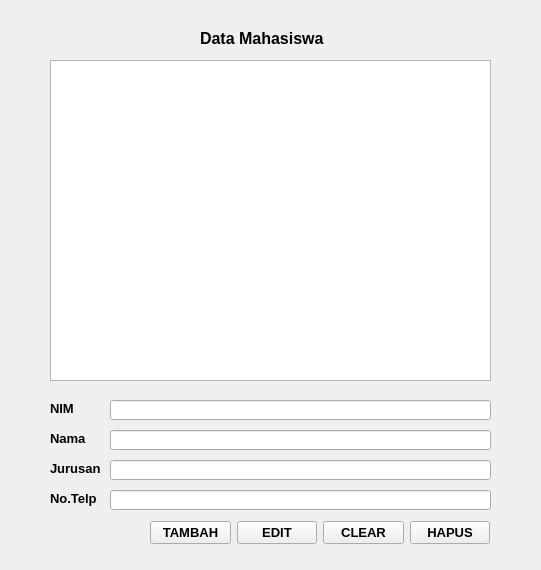
<?xml version="1.0" encoding="UTF-8"?>
<ui version="4.0">
 <class>Form</class>
 <widget class="QWidget" name="Form">
  <property name="geometry">
   <rect>
    <x>0</x>
    <y>0</y>
    <width>541</width>
    <height>570</height>
   </rect>
  </property>
  <property name="windowTitle">
   <string>Form</string>
  </property>
  <widget class="QLabel" name="DataMahasiswa">
   <property name="geometry">
    <rect>
     <x>200</x>
     <y>30</y>
     <width>141</width>
     <height>16</height>
    </rect>
   </property>
   <property name="font">
    <font>
     <pointsize>12</pointsize>
     <weight>75</weight>
     <bold>true</bold>
    </font>
   </property>
   <property name="text">
    <string>Data Mahasiswa</string>
   </property>
  </widget>
  <widget class="QListWidget" name="listWidget">
   <property name="geometry">
    <rect>
     <x>50</x>
     <y>60</y>
     <width>441</width>
     <height>321</height>
    </rect>
   </property>
  </widget>
  <widget class="QLabel" name="NIM">
   <property name="geometry">
    <rect>
     <x>50</x>
     <y>400</y>
     <width>31</width>
     <height>16</height>
    </rect>
   </property>
   <property name="font">
    <font>
     <pointsize>10</pointsize>
     <weight>75</weight>
     <bold>true</bold>
    </font>
   </property>
   <property name="text">
    <string>NIM</string>
   </property>
  </widget>
  <widget class="QLabel" name="Nama">
   <property name="geometry">
    <rect>
     <x>50</x>
     <y>430</y>
     <width>51</width>
     <height>16</height>
    </rect>
   </property>
   <property name="font">
    <font>
     <pointsize>10</pointsize>
     <weight>75</weight>
     <bold>true</bold>
    </font>
   </property>
   <property name="text">
    <string>Nama</string>
   </property>
  </widget>
  <widget class="QLabel" name="Jurusan">
   <property name="geometry">
    <rect>
     <x>50</x>
     <y>460</y>
     <width>51</width>
     <height>16</height>
    </rect>
   </property>
   <property name="font">
    <font>
     <pointsize>10</pointsize>
     <weight>75</weight>
     <bold>true</bold>
    </font>
   </property>
   <property name="text">
    <string>Jurusan</string>
   </property>
  </widget>
  <widget class="QLabel" name="NoTelp">
   <property name="geometry">
    <rect>
     <x>50</x>
     <y>490</y>
     <width>51</width>
     <height>16</height>
    </rect>
   </property>
   <property name="font">
    <font>
     <pointsize>10</pointsize>
     <weight>75</weight>
     <bold>true</bold>
    </font>
   </property>
   <property name="text">
    <string>No.Telp</string>
   </property>
  </widget>
  <widget class="QLineEdit" name="lineEdit_3">
   <property name="geometry">
    <rect>
     <x>110</x>
     <y>460</y>
     <width>381</width>
     <height>20</height>
    </rect>
   </property>
  </widget>
  <widget class="QLineEdit" name="lineEdit_4">
   <property name="geometry">
    <rect>
     <x>110</x>
     <y>490</y>
     <width>381</width>
     <height>20</height>
    </rect>
   </property>
  </widget>
  <widget class="QLineEdit" name="lineEdit">
   <property name="geometry">
    <rect>
     <x>110</x>
     <y>400</y>
     <width>381</width>
     <height>20</height>
    </rect>
   </property>
  </widget>
  <widget class="QLineEdit" name="lineEdit_2">
   <property name="geometry">
    <rect>
     <x>110</x>
     <y>430</y>
     <width>381</width>
     <height>20</height>
    </rect>
   </property>
  </widget>
  <widget class="QWidget" name="">
   <property name="geometry">
    <rect>
     <x>150</x>
     <y>520</y>
     <width>340</width>
     <height>26</height>
    </rect>
   </property>
   <layout class="QHBoxLayout" name="horizontalLayout">
    <item>
     <widget class="QPushButton" name="Tambah">
      <property name="font">
       <font>
        <pointsize>10</pointsize>
        <weight>75</weight>
        <bold>true</bold>
       </font>
      </property>
      <property name="text">
       <string>TAMBAH</string>
      </property>
     </widget>
    </item>
    <item>
     <widget class="QPushButton" name="Edit">
      <property name="font">
       <font>
        <pointsize>10</pointsize>
        <weight>75</weight>
        <bold>true</bold>
       </font>
      </property>
      <property name="text">
       <string>EDIT</string>
      </property>
     </widget>
    </item>
    <item>
     <widget class="QPushButton" name="Clear">
      <property name="font">
       <font>
        <pointsize>10</pointsize>
        <weight>75</weight>
        <bold>true</bold>
       </font>
      </property>
      <property name="text">
       <string>CLEAR</string>
      </property>
     </widget>
    </item>
    <item>
     <widget class="QPushButton" name="Hapus">
      <property name="font">
       <font>
        <pointsize>10</pointsize>
        <weight>75</weight>
        <bold>true</bold>
       </font>
      </property>
      <property name="text">
       <string>HAPUS</string>
      </property>
     </widget>
    </item>
   </layout>
  </widget>
 </widget>
 <resources/>
 <connections/>
</ui>
